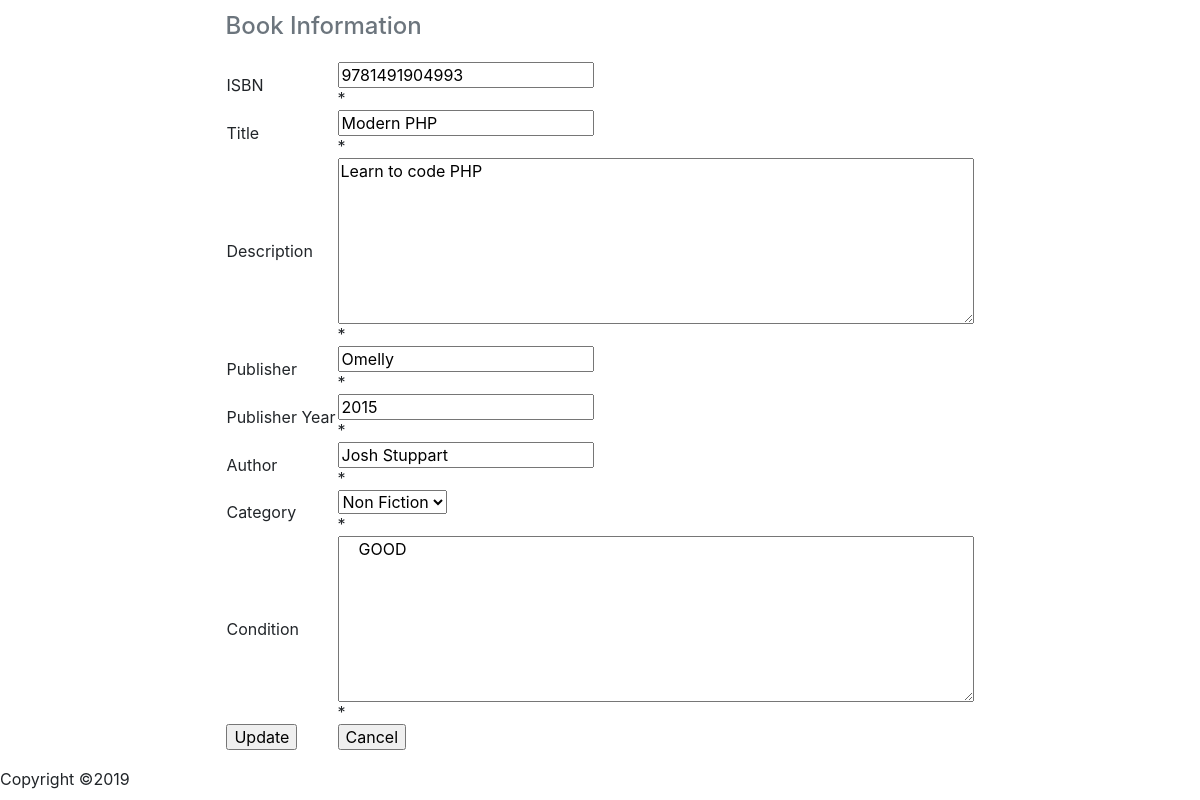
The app's page /Updatebook.php?id=7 with its own data.
### tables this page shows
CREATE TABLE `book` (
  `id` int(11) NOT NULL,
  `isbn` varchar(35) NOT NULL,
  `title` varchar(100) NOT NULL,
  `description` varchar(255) NOT NULL,
  `publisher` varchar(55) NOT NULL,
  `pubyear` year(4) NOT NULL,
  `author` varchar(55) NOT NULL,
  `category` varchar(55) NOT NULL,
  `condition1` varchar(255) NOT NULL,
  `returndate` date NOT NULL,
  `userid` varchar(12) NOT NULL,
  `borrow` varchar(4) NOT NULL
);

### Updatebook.php (the view, shortened to what this page needs)
<html>
    <link rel="stylesheet" href="https://maxcdn.bootstrapcdn.com/bootstrap/4.0.0/css/bootstrap.min.css">
<link href="https://stackpath.bootstrapcdn.com/font-awesome/4.7.0/css/font-awesome.min.css" rel="stylesheet">
<?php
 $isbnerr=$titleerr=$deserr=$publishererr=$pubyearerr=$authorerr=$categoryerr=$conditionerr="";
     include "database.php";
    $id=$_GET['id'];
    $sql="select * from book where id='$id'";
     $result=mysqli_query($dbh,$sql);
    $check=mysqli_fetch_array($result);
?>
<body>
    <form method="POST">
<table align="center">
<caption style="caption-side: top;" ><h4>Book Information</h4></caption>
     <tr>
<td>ISBN</td><td><input type="text" name="isbn" placeholder="Enter ISBN" value="<?php echo $check['isbn']; ?>"><br> <span class="error" >* <?php echo $isbnerr;?></span></td>
     </tr>
    <tr>
    <tr>
<td>Title</td><td><input type="text" name="title" placeholder="Enter Book Title" value="<?php echo $check['title']; ?>"><br> <span class="error">* <?php echo $titleerr;?></span></td>
     </tr>
     <tr>
<td>Description</td><td><textarea name="describe" rows=8px cols=60px placeholder="Description"><?php echo $check['description']; ?></textarea><br> <span class="error">* <?php echo $deserr;?></span></td>
     </tr>
    <tr>
<td>Publisher</td><td><input type="text" name="publisher" placeholder="Enter Publisher" value="<?php echo $check['publisher']; ?>"><br> <span class="error" >* <?php echo $publishererr;?></span></td>
     </tr>
    <tr>
    <td>Publisher Year</td><td><input type="number" name="pubyear" maxlength=4 placeholder="Enter Publisher Year" value="<?php echo $check['pubyear']; ?>"><br> <span class="error">* <?php echo $pubyearerr;?></span></td>
     </tr>
     <tr>
<td>Author</td><td><input type="text" name="author" placeholder="Enter Author" value="<?php echo $check['author']; ?>"><br> <span class="error" >* <?php echo $authorerr;?></span></td>
     </tr>
     <tr>
<td>Category</td>
         <td><select name='category' placeholder="Category"  >
           <option ><?php echo $check['category']; ?></option>
           </select><br> <span class="error">* <?php echo $categoryerr;?></span></td>
     </tr>
    <tr>
<td> Condition</td><td><textarea name="condition" rows=8px cols=60px placeholder="Enter Condition"> <?php echo $check['condition1']; ?></textarea><br> <span class="error">* <?php echo $conditionerr;?></span></td>
     </tr>
       <tr>
<td><input type="submit" name="update" value="Update"></td>
<td><input type="submit" name="cancel" value="Cancel"></td>
     </tr>
    </table>
        </form>
</body>
<footer >Copyright &copy;2019</footer>
</html>

### records on screen
book: isbn "9781491904993", title "Modern PHP", describe "Learn to code PHP", publisher "Omelly", pubyear "2015", author "Josh Stuppart", category "Non Fiction", condition "GOOD"
